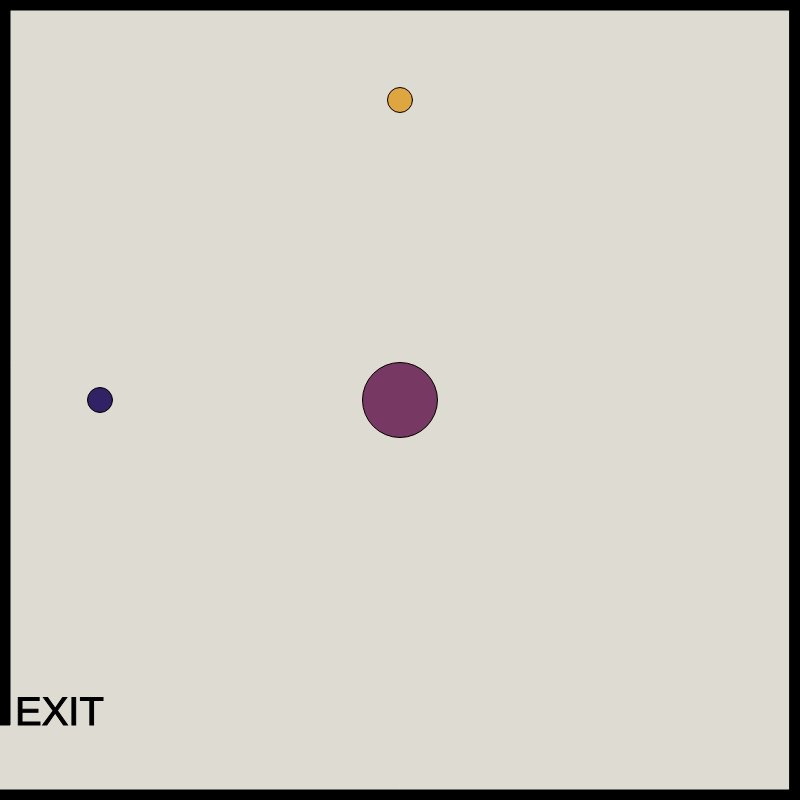
Frame 1 (no input)
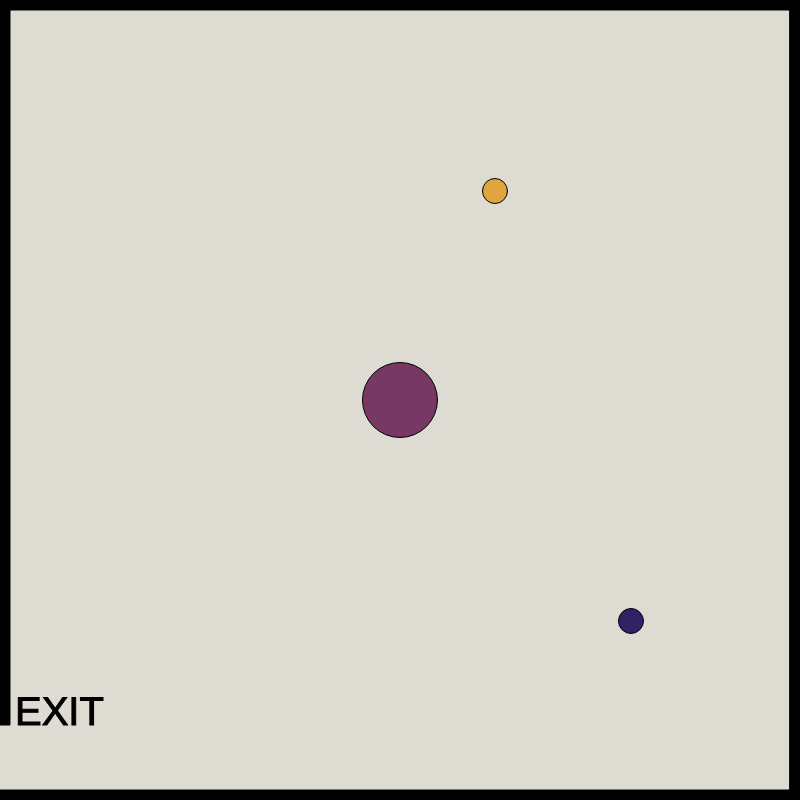
Frame 60 (no input)
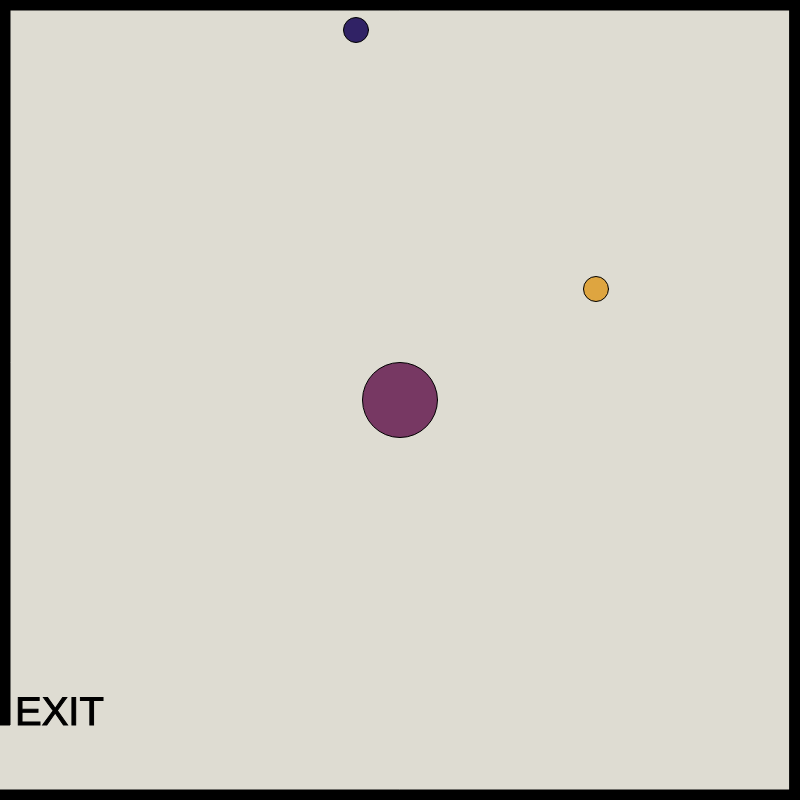
Frame 120 (the mouse pressed at the canvas centre since frame 60)

The p5.js sketch that drew these frames (run headless with seeded random() and noise() and a simulated clock; from frame 60 on, the mouse is pressed at the canvas centre):

// p5.js sketch
// ── sketch.js
// x and y for my character
var characterX = 400;
var characterY = 400;
// define the key codes for each letter
var w = 87;
var s = 83;
var a = 65;
var d = 68;

// x and y for potential enemy #1
var shapeX = 100;
var shapeY = 400;
var shapeXSpeed;
var shapeYSpeed;


// x and y for potential enemy #2
var shape2X = 400;
var shape2Y = 100;
var shape2XSpeed;
var shape2YSpeed;

// create a shape when the mouse is clicked
var mouseShapeX;
var mouseShapeY;
function setup()
{
    createCanvas(800, 800);
    // get a random speed when the it first starts
    shapeXSpeed = Math.floor(Math.random() * (Math.floor(Math.random() * 5)) + 1);
    shapeYSpeed = Math.floor(Math.random() * (Math.floor(Math.random() * 5)) + 1);
}

function draw()
{
    background(222,220,210);
    stroke(0);
    fill(0);
    // top border
    rect(0,0,width,10);
    // left upper border
    rect(width-800,0,10,height-75);
    // bottom border
    rect(0, height-10,width, 10);
    // right border
    rect(width-10,0,10,height-10);

    // exit message
    textSize(40);
    text("EXIT", width-785,height-75)

    //character
    fill(119,56,99);
    circle(characterX,characterY,75);

    // handle the keys
    if(keyIsDown(w))
    {
        characterY -= 10;
    }
    if(keyIsDown(s))
    {
        characterY += 10;
    }
    if(keyIsDown(a))
    {
        characterX -= 10;
    }
    if(keyIsDown(d))
    {
        characterX += 10;
    }

    // potential enemy #1
    fill(48,34,101);
    // draw the shape
    circle(shapeX, shapeY, 25);

     // get a random speed when the it first starts
     shapeXSpeed = Math.floor(Math.random() * (Math.floor(Math.random() * 5)) - 5);
     shapeYSpeed = Math.floor(Math.random() * (Math.floor(Math.random() * 5)) + 3);

    // move the shape
    shapeX += shapeXSpeed;
    shapeY += shapeYSpeed;
    // check to see if the shape has gone out of bounds
    if(shapeX > width)
    {
        shapeX = 0;
    }
    if(shapeX < 0)
    {
        shapeX = width;
    }
    if(shapeY > height)
    {
        shapeY = 0;
    }
    if(shapeY < 0)
    {
        shapeY = height;
    }

   // potential enemy #2
    fill(222,165,64);
    // draw the shape
    circle(shape2X, shape2Y, 25);

     // get a random speed when the it first starts
     shape2XSpeed = Math.floor(Math.random() * (Math.floor(Math.random() * 5)) + 1);
     shape2YSpeed = Math.floor(Math.random() * (Math.floor(Math.random() * 5)) + 1);

    // move the shape
    shape2X += shape2XSpeed;
    shape2Y += shape2YSpeed;
    // check to see if the shape has gone out of bounds
    if(shape2X > width)
    {
        shape2X = 0;
    }
    if(shape2X < 0)
    {
        shape2X = width;
    }
    if(shape2Y > height)
    {
        shape2Y = 0;
    }
    if(shape2Y < 0)
    {
        shape2Y = height;
    }


    // check to see if the character has left the exit
    if(characterX < 0 && characterY < width-15)
    {
        fill(60,54,91);
        stroke(5);
        textSize(85);
        text("You Win!", width/2-50, height/2-50);
    }

    // create the shape based on the mouse click
    fill(255,255,255);
    circle(mouseShapeX, mouseShapeY, 45);
}

function mouseClicked()
{
    mouseShapeX = mouseX;
    mouseShapeY = mouseY;
}
/*
function keyPressed() {
    if (keyCode === LEFT_ARROW) {
        characterX -= 10;
    }
    else if (keyCode === RIGHT_ARROW) {
        characterX += 10;
    }
    else if (keyCode === UP_ARROW) {
        characterY -= 10;
    }
    else if (keyCode === DOWN_ARROW) {
        characterY += 10;
    }
  }
  */
